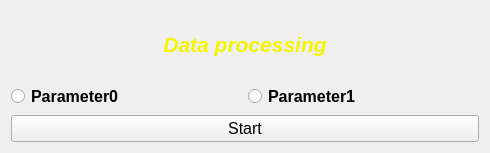
<?xml version="1.0" encoding="UTF-8"?>
<ui version="4.0">
 <class>Form</class>
 <widget class="QWidget" name="Form">
  <property name="geometry">
   <rect>
    <x>0</x>
    <y>0</y>
    <width>490</width>
    <height>153</height>
   </rect>
  </property>
  <property name="windowTitle">
   <string>Form</string>
  </property>
  <layout class="QGridLayout" name="gridLayout">
   <item row="2" column="1">
    <widget class="QRadioButton" name="RadioButtonParameter1">
     <property name="font">
      <font>
       <pointsize>12</pointsize>
       <weight>75</weight>
       <bold>true</bold>
      </font>
     </property>
     <property name="text">
      <string>Parameter1</string>
     </property>
    </widget>
   </item>
   <item row="0" column="0" colspan="2">
    <widget class="QLabel" name="label">
     <property name="palette">
      <palette>
       <active>
        <colorrole role="WindowText">
         <brush brushstyle="SolidPattern">
          <color alpha="255">
           <red>255</red>
           <green>255</green>
           <blue>0</blue>
          </color>
         </brush>
        </colorrole>
       </active>
       <inactive>
        <colorrole role="WindowText">
         <brush brushstyle="SolidPattern">
          <color alpha="255">
           <red>255</red>
           <green>255</green>
           <blue>0</blue>
          </color>
         </brush>
        </colorrole>
       </inactive>
       <disabled>
        <colorrole role="WindowText">
         <brush brushstyle="SolidPattern">
          <color alpha="255">
           <red>110</red>
           <green>113</green>
           <blue>117</blue>
          </color>
         </brush>
        </colorrole>
       </disabled>
      </palette>
     </property>
     <property name="font">
      <font>
       <pointsize>16</pointsize>
      </font>
     </property>
     <property name="text">
      <string>&lt;html&gt;&lt;head/&gt;&lt;body&gt;&lt;p&gt;&lt;span style=&quot; font-size:16pt; font-weight:600; font-style:italic; color:#f5f500;&quot;&gt;Data processing&lt;/span&gt;&lt;/p&gt;&lt;/body&gt;&lt;/html&gt;</string>
     </property>
     <property name="alignment">
      <set>Qt::AlignCenter</set>
     </property>
    </widget>
   </item>
   <item row="2" column="0">
    <widget class="QRadioButton" name="RadioButtonParameter0">
     <property name="font">
      <font>
       <pointsize>12</pointsize>
       <weight>75</weight>
       <bold>true</bold>
      </font>
     </property>
     <property name="text">
      <string>Parameter0</string>
     </property>
    </widget>
   </item>
   <item row="3" column="0" colspan="2">
    <widget class="QPushButton" name="ButtonStart">
     <property name="font">
      <font>
       <pointsize>12</pointsize>
      </font>
     </property>
     <property name="text">
      <string>Start</string>
     </property>
     <property name="icon">
      <iconset>
       <normaloff>../Pictures/emblem-checked.svg</normaloff>../Pictures/emblem-checked.svg</iconset>
     </property>
    </widget>
   </item>
  </layout>
 </widget>
 <resources/>
 <connections/>
</ui>
